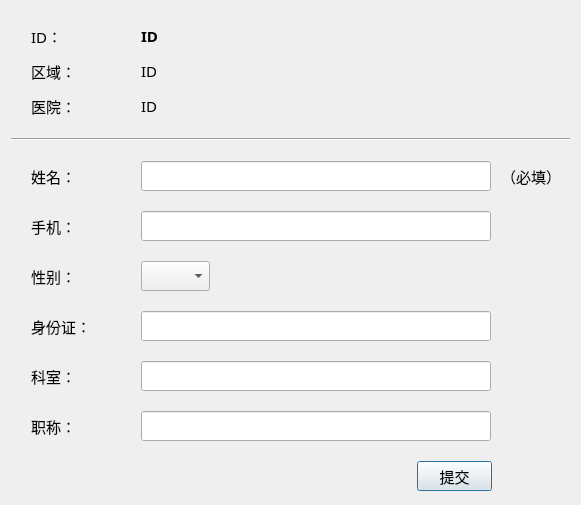
<?xml version="1.0" encoding="UTF-8"?>
<ui version="4.0">
 <class>Profile</class>
 <widget class="QDialog" name="Profile">
  <property name="geometry">
   <rect>
    <x>0</x>
    <y>0</y>
    <width>581</width>
    <height>505</height>
   </rect>
  </property>
  <property name="font">
   <font>
    <family>宋体</family>
    <pointsize>11</pointsize>
   </font>
  </property>
  <property name="windowTitle">
   <string>多点远程超声 - 我的资料</string>
  </property>
  <layout class="QGridLayout" name="gridLayout">
   <item row="0" column="0">
    <widget class="QStackedWidget" name="stacked_widget">
     <widget class="QWidget" name="user_info_page">
      <widget class="QLabel" name="uid_label">
       <property name="geometry">
        <rect>
         <x>20</x>
         <y>10</y>
         <width>71</width>
         <height>30</height>
        </rect>
       </property>
       <property name="text">
        <string>ID：</string>
       </property>
      </widget>
      <widget class="QLabel" name="name_label">
       <property name="geometry">
        <rect>
         <x>20</x>
         <y>150</y>
         <width>61</width>
         <height>30</height>
        </rect>
       </property>
       <property name="text">
        <string>姓名：</string>
       </property>
      </widget>
      <widget class="QLineEdit" name="name_line_edit">
       <property name="geometry">
        <rect>
         <x>130</x>
         <y>150</y>
         <width>350</width>
         <height>30</height>
        </rect>
       </property>
      </widget>
      <widget class="Line" name="line">
       <property name="geometry">
        <rect>
         <x>0</x>
         <y>120</y>
         <width>561</width>
         <height>16</height>
        </rect>
       </property>
       <property name="orientation">
        <enum>Qt::Horizontal</enum>
       </property>
      </widget>
      <widget class="QLabel" name="uid_value_label">
       <property name="geometry">
        <rect>
         <x>130</x>
         <y>10</y>
         <width>350</width>
         <height>30</height>
        </rect>
       </property>
       <property name="font">
        <font>
         <weight>75</weight>
         <bold>true</bold>
        </font>
       </property>
       <property name="text">
        <string>ID</string>
       </property>
      </widget>
      <widget class="QLabel" name="hospital_label">
       <property name="geometry">
        <rect>
         <x>20</x>
         <y>80</y>
         <width>71</width>
         <height>30</height>
        </rect>
       </property>
       <property name="text">
        <string>医院：</string>
       </property>
      </widget>
      <widget class="QLabel" name="region_label">
       <property name="geometry">
        <rect>
         <x>20</x>
         <y>45</y>
         <width>71</width>
         <height>30</height>
        </rect>
       </property>
       <property name="text">
        <string>区域：</string>
       </property>
      </widget>
      <widget class="QLabel" name="region_value_label">
       <property name="geometry">
        <rect>
         <x>130</x>
         <y>45</y>
         <width>350</width>
         <height>30</height>
        </rect>
       </property>
       <property name="text">
        <string>ID</string>
       </property>
      </widget>
      <widget class="QLabel" name="hospital_value_label">
       <property name="geometry">
        <rect>
         <x>130</x>
         <y>80</y>
         <width>350</width>
         <height>30</height>
        </rect>
       </property>
       <property name="text">
        <string>ID</string>
       </property>
      </widget>
      <widget class="QLineEdit" name="phone_line_edit">
       <property name="geometry">
        <rect>
         <x>130</x>
         <y>200</y>
         <width>350</width>
         <height>30</height>
        </rect>
       </property>
      </widget>
      <widget class="QLabel" name="phone_label">
       <property name="geometry">
        <rect>
         <x>20</x>
         <y>200</y>
         <width>61</width>
         <height>30</height>
        </rect>
       </property>
       <property name="text">
        <string>手机：</string>
       </property>
      </widget>
      <widget class="QLabel" name="sex_label">
       <property name="geometry">
        <rect>
         <x>20</x>
         <y>250</y>
         <width>61</width>
         <height>30</height>
        </rect>
       </property>
       <property name="text">
        <string>性别：</string>
       </property>
      </widget>
      <widget class="QComboBox" name="sex_combo_box">
       <property name="geometry">
        <rect>
         <x>130</x>
         <y>250</y>
         <width>69</width>
         <height>30</height>
        </rect>
       </property>
      </widget>
      <widget class="QLineEdit" name="id_line_edit">
       <property name="geometry">
        <rect>
         <x>130</x>
         <y>300</y>
         <width>350</width>
         <height>30</height>
        </rect>
       </property>
      </widget>
      <widget class="QLabel" name="id_label">
       <property name="geometry">
        <rect>
         <x>20</x>
         <y>300</y>
         <width>61</width>
         <height>30</height>
        </rect>
       </property>
       <property name="text">
        <string>身份证：</string>
       </property>
      </widget>
      <widget class="QLineEdit" name="department_line_edit">
       <property name="geometry">
        <rect>
         <x>130</x>
         <y>350</y>
         <width>350</width>
         <height>30</height>
        </rect>
       </property>
      </widget>
      <widget class="QLabel" name="department_label">
       <property name="geometry">
        <rect>
         <x>20</x>
         <y>350</y>
         <width>81</width>
         <height>30</height>
        </rect>
       </property>
       <property name="text">
        <string>科室：</string>
       </property>
      </widget>
      <widget class="QLineEdit" name="title_line_edit">
       <property name="geometry">
        <rect>
         <x>130</x>
         <y>400</y>
         <width>350</width>
         <height>30</height>
        </rect>
       </property>
      </widget>
      <widget class="QLabel" name="title_label">
       <property name="geometry">
        <rect>
         <x>20</x>
         <y>400</y>
         <width>81</width>
         <height>30</height>
        </rect>
       </property>
       <property name="text">
        <string>职称：</string>
       </property>
      </widget>
      <widget class="QPushButton" name="submit_button">
       <property name="geometry">
        <rect>
         <x>406</x>
         <y>450</y>
         <width>75</width>
         <height>30</height>
        </rect>
       </property>
       <property name="text">
        <string>提交</string>
       </property>
      </widget>
      <widget class="QLabel" name="required_label">
       <property name="geometry">
        <rect>
         <x>490</x>
         <y>150</y>
         <width>61</width>
         <height>30</height>
        </rect>
       </property>
       <property name="text">
        <string>（必填）</string>
       </property>
      </widget>
     </widget>
     <widget class="QWidget" name="info_page">
      <widget class="QLabel" name="info_label">
       <property name="geometry">
        <rect>
         <x>0</x>
         <y>170</y>
         <width>561</width>
         <height>30</height>
        </rect>
       </property>
       <property name="text">
        <string>TextLabel</string>
       </property>
       <property name="alignment">
        <set>Qt::AlignCenter</set>
       </property>
      </widget>
      <widget class="QPushButton" name="return_button">
       <property name="geometry">
        <rect>
         <x>240</x>
         <y>250</y>
         <width>75</width>
         <height>30</height>
        </rect>
       </property>
       <property name="text">
        <string>返回</string>
       </property>
       <property name="default">
        <bool>true</bool>
       </property>
      </widget>
     </widget>
    </widget>
   </item>
  </layout>
 </widget>
 <layoutdefault spacing="6" margin="11"/>
 <resources/>
 <connections/>
</ui>
